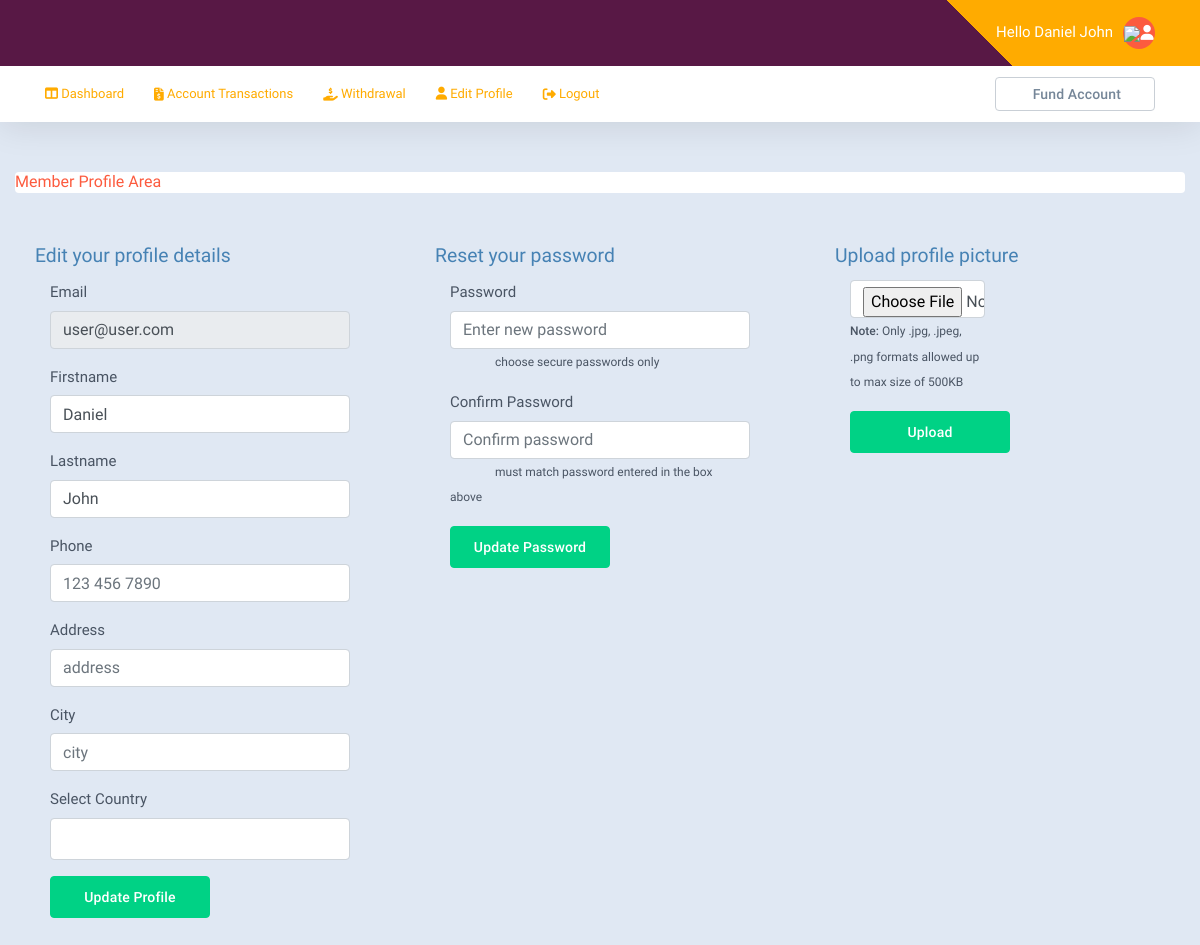
Page /user/edit-profile.php (signed in) on the committed database.
### tables this page shows
CREATE TABLE `users` (
  `id_no` int(11) NOT NULL,
  `firstname` varchar(255) DEFAULT NULL,
  `lastname` varchar(255) DEFAULT NULL,
  `user_email` varchar(255) NOT NULL,
  `user_pass` varchar(255) NOT NULL,
  `address` varchar(255) DEFAULT NULL,
  `city` varchar(255) DEFAULT NULL,
  `country` varchar(255) DEFAULT NULL,
  `phone` varchar(55) DEFAULT NULL,
  `photo` varchar(255) DEFAULT NULL,
  `affid` int(255) DEFAULT NULL,
  `reg_date` date NOT NULL DEFAULT current_timestamp()
);

CREATE TABLE `profit` (
  `id_no` int(3) NOT NULL,
  `user_email` varchar(255) DEFAULT NULL,
  `ptxn` varchar(255) DEFAULT NULL,
  `currency` varchar(255) DEFAULT NULL,
  `amount` varchar(255) DEFAULT NULL,
  `date_approved` datetime DEFAULT current_timestamp()
);

### user/config.php (called while the page is built, shortened)
<?php
include "session.php";
$con = new mysqli(SERVER,USER,PASS,DB);
if(isset($_SESSION['email']) && $_SESSION['email']!==null){
$sql_profile = "SELECT * FROM `users` WHERE `user_email`='$session_email'";
$sql_exec = $con->query($sql_profile);
foreach($sql_exec as $info){extract($info);
}
$sql_profit = "SELECT * FROM `profit`";
$sql_profit_exec = $con->query($sql_profit);
foreach($sql_profit_exec as $profit_info){extract($profit_info);}
}
?>

### user/function.php (called while the page is built, shortened)
<?php
require_once('config.php');
?>

### user/edit-profile.php (the view, shortened to what this page needs)
<?php
include('function.php');
$profile_photo = 'upload/'.$info['photo'];
$pass=""; $passErr=""; $cpass=""; $cpassErr=""; $cpasses="";
?>
<?php include 'header.php'; ?>
<body class="page-user">
<?php include 'nav.php'; ?>
 <div class="col-lg-12">
          <div class="info-box">
            <div class="card tab-style1">
            	<h5>Member Profile Area</h5>
          </div>
      </div>
  </div>
<div class="container-fluid">
	<div class="row">
		<div class="col-md-4 col-xs-12">
                  <div class="card-body">
                  		<h4 class="text-primary" style="color:steelblue !important;">Edit your profile details</h4>
                    <form class="form-horizontal form-material" method="POST" action="<?= htmlentities($_SERVER['PHP_SELF']);?>">
                      <div class="form-group">
                        <label for="example-email" class="col-md-12">Email</label>
                        <div class="col-md-12">
                          <input value="<?php if(isset($user_email) && $user_email!==null){echo $user_email;}?>" class="form-control form-control-line" name="eEmail" id="example-email" type="email" title="Your email is your username and cannot be changed after setting it" disabled>
                        </div>
                      </div>
                      <div class="form-group">
                        <label class="col-md-12">Firstname</label>
                        <div class="col-md-12">
                          <input placeholder="firstname" class="form-control form-control-line" type="text" name="eFname" value="<?php if(isset($firstname) && $firstname!==null){echo $firstname;}?>">
                        </div>
                      </div>
                       <div class="form-group">
                        <label class="col-md-12">Lastname</label>
                        <div class="col-md-12">
                          <input placeholder="lastname" class="form-control form-control-line" type="text" name="eLname" value="<?php if(isset($lastname) && $lastname!==null){echo $lastname;}?>">
                        </div>
                      </div>
                      <div class="form-group">
                        <label class="col-md-12">Phone</label>
                        <div class="col-md-12">
                          <input placeholder="123 456 7890" class="form-control form-control-line" type="tel" pattern="[+0-9].{7,17}" title="Enter minimum of 7 digits and maximum of 17 digits, may include '+'" name="ePhone" value="<?php if(isset($phone) && $phone!==null){echo $phone;}?>">
                        </div>
                      </div>
                      <div class="form-group">
                        <label class="col-md-12">Address</label>
                        <div class="col-md-12">
                          <input placeholder="address" class="form-control form-control-line" type="text" name="eAddress" value="<?php if(isset($address) && $address!==null){echo $address;}?>">
                        </div>
                      </div>
                      <div class="form-group">
                        <label class="col-md-12">City</label>
                        <div class="col-md-12">
                          <input placeholder="city" class="form-control form-control-line" type="text" name="city" value="<?php if(isset($city) && $city!==null){echo $city;}?>">
                        </div>
                      </div>
                      <div class="form-group">
                        <label class="col-sm-12">Select Country</label>
                        <div class="col-sm-12">
                          <select class="form-control form-control-line" name="eCountry">
                            <option name="selectedCountry"><?php if(isset($country) && $country!==null){echo $country;}?></option>
                          </select>
                        </div>
                      </div>
                      <div class="form-group">
                        <div class="col-sm-12">
                          <button type="submit" class="btn btn-success" name="uProfile">Update Profile</button>
                        </div>
                      </div>
                    </form>
                  </div>
                </div>
 <div class="col-md-4 col-xs-12">
                  <div class="card-body">
                  	<h4 class="text-primary" style="color:steelblue !important;">Reset your password</h4>
                    <form class="form-horizontal form-material" method="POST" action="<?= htmlentities($_SERVER['PHP_SELF']);?>">
                      <div class="form-group">
                        <label class="col-md-12">Password</label>
                        <div class="col-md-12">
                          <input placeholder="Enter new password" class="form-control form-control-line" type="password" name="ePass"><span class="note"><small>choose secure passwords only</small></span>
                        </div>
                      </div>
                       <div class="form-group">
                        <label class="col-md-12">Confirm Password</label>
                        <div class="col-md-12">
                          <input placeholder="Confirm password" class="form-control form-control-line" type="password" name="eCPass">
                          <span class="note"><small>must match password entered in the box above</small></span>
                            <span class="text-danger"><?php if(isset($cpassErr) && $cpassErr!==null){echo $cpassErr;} ?></span><br>
                        </div>
                      </div>
                      <div class="form-group">
                        <div class="col-sm-12">
                          <button type="submit" class="btn btn-success" name="uPwd">Update Password</button>
                        </div>
                      </div>
                    </form>
                  </div>
                </div>
                <div class="col-md-4 col-xs-12">
 <div class="card-body">
                    <h4 class="text-primary" style="color:steelblue !important;">Upload profile picture</h4>
                    <form class="form-horizontal form-material" action="<?= htmlentities($_SERVER['PHP_SELF']);?>" method="POST" enctype="multipart/form-data">
                       <div class="form-group">
                        <div class="col-md-6 col-xs-12">
                          <input class="form-control form-control-line" name="photo" id="example-email" type="file" title="Use this to upload your profile photo" accept="image/jpg,image/jpeg,image/png"><span><small><strong>Note:</strong> Only .jpg, .jpeg, .png formats allowed up to max size of 500KB</small></span>
                        </div>
                      </div>
                      <div class="form-group">
                        <div class="col-sm-6 col-xs-12">
                          <button type="submit" class="btn btn-success" name="uPhoto">Upload</button>
                        </div>
                      </div>
                    </form>
              </div>
            </div>
            </div>
        </div>
    </body>
    </html>

### user/nav.php (shortened to what this page needs)
<div class="topbar-wrap">
      <div class="topbar is-sticky">
          <div class="container">
              <div class="d-flex justify-content-between align-items-center">
                  <ul class="topbar-nav">
                      <li class="topbar-nav-item relative"><span class="user-welcome d-none d-lg-inline-block">Hello&nbsp;<?php if(isset($firstname) && isset($lastname)){echo $firstname."&nbsp;".$lastname;}?></span><a class="toggle-tigger user-thumb" href="#"><img src="<?php if(isset($profile_photo) && $profile_photo!==null){echo $profile_photo;}?>"><i class="fa fa-user"></i></a>
                      </li>
                  </ul>
              </div>
          </div>
      </div>
      <div class="navbar">
          <div class="container">
              <div class="navbar-innr">
                  <ul class="navbar-menu">
                      <li><a href="user-area.php"><span class="icon-s"><i class="fa fa-columns"></i>&nbsp;Dashboard</a></li>
                      <li><a href="user-transactions.php"><i class="fa fa-file-invoice-dollar"></i>&nbsp;Account Transactions</a></li>
                      <li><a href="#" data-toggle="modal" data-target="#withdrawal-modal"><i class="fa fa-hand-holding-usd"></i>&nbsp;Withdrawal</a></li>
                       <li><a href="edit-profile.php"><span class="icon-s"><i class="fa fa-user"></i>&nbsp;Edit Profile</a></li>
                       <li><a href="logout.php"><i class="fa fa-sign-out-alt"></i>&nbsp;Logout</a></li>
                  </ul>
                  <ul class="navbar-btns">
                      <li>
                          <a href="#" data-toggle="modal" data-target="#crypto-fund-modal" class="btn btn-sm btn-outline btn-light">
                              <span>Fund Account</span>
                          </a>
                      </li>
                  </ul>
              </div>
          </div>
      </div>
  </div>

### user/header.php (style rules this page uses)
.topbar,.topbar-wrap,.is-sticky,.topbar.is-sticky { background-color:#FFAB00 !important; background-image:linear-gradient(45deg,#581845 80%, #FFAB00 20%) !important; color:#fff !important; }
.navbar-menu > li > a { color:#FFAB00 !important; }

### rows in the picture
users: firstname "Daniel", lastname "John", eFname "Daniel", eLname "John"
profit: eEmail "user@user.com"
